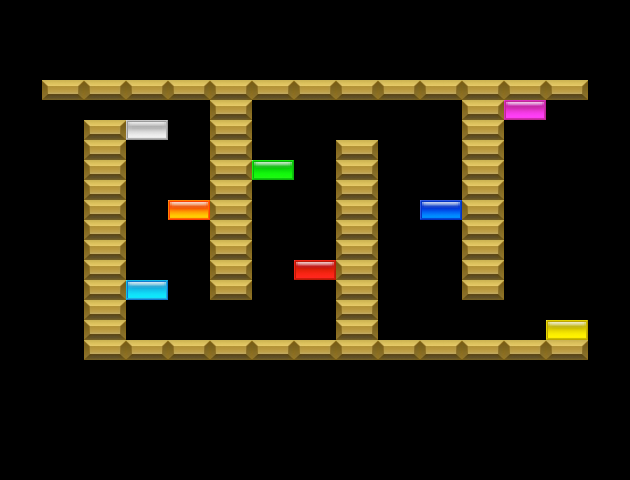

This game map was drawn from its Tiled (.tmx) file and the tilesets committed beside it. A one-line description and the trimmed map source follow:
An orthogonal 15x24 tile map with 42x20 px tiles, 10 tile layers (red, yellow, blue, green, ...).

<map version="1.5" tiledversion="1.7.2" orientation="orthogonal" renderorder="left-down" width="15" height="24" tilewidth="42" tileheight="20" infinite="0" nextlayerid="12" nextobjectid="1">
 <tileset firstgid="1" name="sprites" tilewidth="42" tileheight="20" spacing="16" tilecount="420" columns="15">
  <image source="sprites/sprites.png" width="880" height="1024" />
 </tileset>
 <layer id="1" name="red" width="15" height="24">
  <data>[360 cells, 1 non-empty, 1 distinct tile ids]</data>
 </layer>
 <layer id="2" name="yellow" width="15" height="24">
  <data>[360 cells, 1 non-empty, 1 distinct tile ids]</data>
 </layer>
 <layer id="3" name="blue" width="15" height="24">
  <data>[360 cells, 1 non-empty, 1 distinct tile ids]</data>
 </layer>
 <layer id="5" name="green" width="15" height="24">
  <data>[360 cells, 1 non-empty, 1 distinct tile ids]</data>
 </layer>
 <layer id="9" name="white" width="15" height="24">
  <data>[360 cells, 1 non-empty, 1 distinct tile ids]</data>
 </layer>
 <layer id="10" name="orange" width="15" height="24">
  <data>[360 cells, 1 non-empty, 1 distinct tile ids]</data>
 </layer>
 <layer id="11" name="cyan" width="15" height="24">
  <data>[360 cells, 1 non-empty, 1 distinct tile ids]</data>
 </layer>
 <layer id="6" name="silver" width="15" height="24">
  <data>[360 cells, 0 non-empty, 0 distinct tile ids]</data>
 </layer>
 <layer id="7" name="gold" width="15" height="24">
  <data>[360 cells, 66 non-empty, 1 distinct tile ids]</data>
 </layer>
 <layer id="8" name="magenta" width="15" height="24">
  <data>[360 cells, 1 non-empty, 1 distinct tile ids]</data>
 </layer>
</map>
